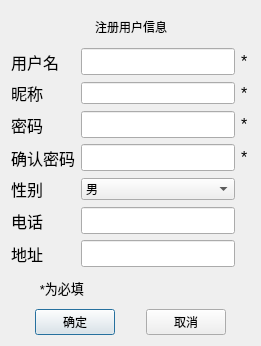
<?xml version="1.0" encoding="UTF-8"?>
<ui version="4.0">
 <class>Register</class>
 <widget class="QDialog" name="Register">
  <property name="geometry">
   <rect>
    <x>0</x>
    <y>0</y>
    <width>261</width>
    <height>346</height>
   </rect>
  </property>
  <property name="windowTitle">
   <string>Dialog</string>
  </property>
  <layout class="QVBoxLayout" name="verticalLayout">
   <item>
    <layout class="QHBoxLayout" name="horizontalLayout_3">
     <item>
      <spacer name="horizontalSpacer_4">
       <property name="orientation">
        <enum>Qt::Horizontal</enum>
       </property>
       <property name="sizeHint" stdset="0">
        <size>
         <width>40</width>
         <height>20</height>
        </size>
       </property>
      </spacer>
     </item>
     <item>
      <widget class="QLabel" name="label">
       <property name="text">
        <string>注册用户信息</string>
       </property>
      </widget>
     </item>
     <item>
      <spacer name="horizontalSpacer_5">
       <property name="orientation">
        <enum>Qt::Horizontal</enum>
       </property>
       <property name="sizeHint" stdset="0">
        <size>
         <width>40</width>
         <height>20</height>
        </size>
       </property>
      </spacer>
     </item>
    </layout>
   </item>
   <item>
    <layout class="QGridLayout" name="gridLayout">
     <item row="0" column="0">
      <widget class="QLabel" name="label_2">
       <property name="font">
        <font>
         <pointsize>12</pointsize>
        </font>
       </property>
       <property name="text">
        <string>用户名</string>
       </property>
      </widget>
     </item>
     <item row="0" column="1">
      <widget class="QLineEdit" name="leUsername">
       <property name="font">
        <font>
         <pointsize>12</pointsize>
        </font>
       </property>
      </widget>
     </item>
     <item row="0" column="2">
      <widget class="QLabel" name="label_9">
       <property name="font">
        <font>
         <pointsize>12</pointsize>
        </font>
       </property>
       <property name="text">
        <string>*</string>
       </property>
      </widget>
     </item>
     <item row="1" column="0">
      <widget class="QLabel" name="label_14">
       <property name="font">
        <font>
         <pointsize>12</pointsize>
        </font>
       </property>
       <property name="text">
        <string>昵称</string>
       </property>
      </widget>
     </item>
     <item row="1" column="1">
      <widget class="QLineEdit" name="leNiName"/>
     </item>
     <item row="1" column="2">
      <widget class="QLabel" name="label_15">
       <property name="font">
        <font>
         <pointsize>12</pointsize>
        </font>
       </property>
       <property name="text">
        <string>*</string>
       </property>
      </widget>
     </item>
     <item row="2" column="0">
      <widget class="QLabel" name="label_3">
       <property name="font">
        <font>
         <pointsize>12</pointsize>
        </font>
       </property>
       <property name="text">
        <string>密码</string>
       </property>
      </widget>
     </item>
     <item row="2" column="1">
      <widget class="QLineEdit" name="lePasswd">
       <property name="font">
        <font>
         <pointsize>12</pointsize>
        </font>
       </property>
       <property name="echoMode">
        <enum>QLineEdit::Password</enum>
       </property>
      </widget>
     </item>
     <item row="2" column="2">
      <widget class="QLabel" name="label_10">
       <property name="font">
        <font>
         <pointsize>12</pointsize>
        </font>
       </property>
       <property name="text">
        <string>*</string>
       </property>
      </widget>
     </item>
     <item row="3" column="0">
      <widget class="QLabel" name="label_4">
       <property name="font">
        <font>
         <pointsize>12</pointsize>
        </font>
       </property>
       <property name="text">
        <string>确认密码</string>
       </property>
      </widget>
     </item>
     <item row="3" column="1">
      <widget class="QLineEdit" name="leConfimPasswd">
       <property name="font">
        <font>
         <pointsize>12</pointsize>
        </font>
       </property>
       <property name="echoMode">
        <enum>QLineEdit::Password</enum>
       </property>
      </widget>
     </item>
     <item row="3" column="2">
      <widget class="QLabel" name="label_11">
       <property name="font">
        <font>
         <pointsize>12</pointsize>
        </font>
       </property>
       <property name="text">
        <string>*</string>
       </property>
      </widget>
     </item>
     <item row="4" column="0">
      <widget class="QLabel" name="label_5">
       <property name="font">
        <font>
         <pointsize>12</pointsize>
        </font>
       </property>
       <property name="text">
        <string>性别</string>
       </property>
      </widget>
     </item>
     <item row="4" column="1">
      <widget class="QComboBox" name="cbxSex">
       <item>
        <property name="text">
         <string>男</string>
        </property>
       </item>
       <item>
        <property name="text">
         <string>女</string>
        </property>
       </item>
      </widget>
     </item>
     <item row="4" column="2">
      <widget class="QLabel" name="label_12">
       <property name="text">
        <string/>
       </property>
      </widget>
     </item>
     <item row="5" column="0">
      <widget class="QLabel" name="label_6">
       <property name="font">
        <font>
         <pointsize>12</pointsize>
        </font>
       </property>
       <property name="text">
        <string>电话</string>
       </property>
      </widget>
     </item>
     <item row="5" column="1">
      <widget class="QLineEdit" name="lePhoneNum">
       <property name="font">
        <font>
         <pointsize>12</pointsize>
        </font>
       </property>
      </widget>
     </item>
     <item row="5" column="2">
      <widget class="QLabel" name="label_17">
       <property name="font">
        <font>
         <pointsize>12</pointsize>
        </font>
       </property>
       <property name="text">
        <string/>
       </property>
      </widget>
     </item>
     <item row="6" column="0">
      <widget class="QLabel" name="label_7">
       <property name="font">
        <font>
         <pointsize>12</pointsize>
        </font>
       </property>
       <property name="text">
        <string>地址</string>
       </property>
      </widget>
     </item>
     <item row="6" column="1">
      <widget class="QLineEdit" name="leAddress">
       <property name="font">
        <font>
         <pointsize>12</pointsize>
        </font>
       </property>
      </widget>
     </item>
     <item row="6" column="2">
      <widget class="QLabel" name="label_13">
       <property name="text">
        <string/>
       </property>
      </widget>
     </item>
    </layout>
   </item>
   <item>
    <widget class="QLabel" name="label_16">
     <property name="font">
      <font>
       <pointsize>10</pointsize>
      </font>
     </property>
     <property name="text">
      <string>        *为必填</string>
     </property>
    </widget>
   </item>
   <item>
    <layout class="QHBoxLayout" name="horizontalLayout_2">
     <item>
      <spacer name="horizontalSpacer_2">
       <property name="orientation">
        <enum>Qt::Horizontal</enum>
       </property>
       <property name="sizeHint" stdset="0">
        <size>
         <width>40</width>
         <height>20</height>
        </size>
       </property>
      </spacer>
     </item>
     <item>
      <widget class="QPushButton" name="btnOk">
       <property name="text">
        <string>确定</string>
       </property>
      </widget>
     </item>
     <item>
      <spacer name="horizontalSpacer">
       <property name="orientation">
        <enum>Qt::Horizontal</enum>
       </property>
       <property name="sizeHint" stdset="0">
        <size>
         <width>40</width>
         <height>20</height>
        </size>
       </property>
      </spacer>
     </item>
     <item>
      <widget class="QPushButton" name="btnQuit">
       <property name="text">
        <string>取消</string>
       </property>
      </widget>
     </item>
     <item>
      <spacer name="horizontalSpacer_3">
       <property name="orientation">
        <enum>Qt::Horizontal</enum>
       </property>
       <property name="sizeHint" stdset="0">
        <size>
         <width>40</width>
         <height>20</height>
        </size>
       </property>
      </spacer>
     </item>
    </layout>
   </item>
  </layout>
 </widget>
 <resources/>
 <connections/>
</ui>
